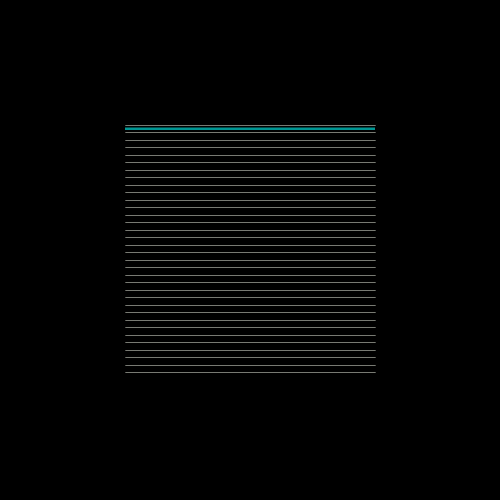
Frame 1 (no input)
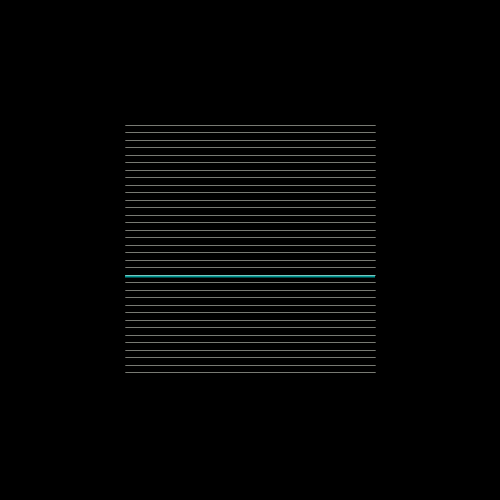
Frame 60 (the mouse pressed at the canvas centre just before this capture)
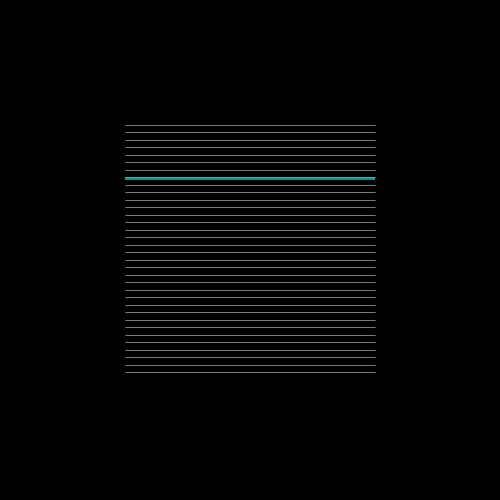
Frame 120 (the mouse held since frame 60 and released just before this capture)

The Processing sketch that drew these frames (run headless with seeded random() and noise(); from frame 60 on, the mouse is pressed at the canvas centre):

// Processing sketch: visual4
// ── visual4.pde

boolean trigger = false;
color background = color(0);
color c = color(240, 245, 230);
float blend = 0;
float alpha = 0;

void setup() {
  size(500,500);
}

void draw() {
  
 background(background);
 
 blend += 5.0;
 if (blend >= height - 5) {
   blend = 0.0;
 }
 
 pushMatrix();
 noStroke();
 fill(0, 255, 250, 150); 
 scale(0.5, 0.5);
 translate(width * .5, height * .5);
 rect(0,blend, width, 5);
 popMatrix();
 
 
 
 for (int j = 0; j < height; j+=30) { 
 
 alpha -= 0.50;

 if( alpha <= 10.0) {
   
   alpha = 0;
 }

 println(alpha);
 
 if(trigger) {
   alpha = 255;
 }
 
 pushMatrix();
 noStroke();
 fill(c, alpha); 
 scale(0.5, 0.5);
 translate(width * .5, height * .5);
 rect(0,0, width, j);
 popMatrix();
 }
 
 for (int h = 0; h < height; h+=15) { 

 pushMatrix();
 scale(0.5, 0.5);
 translate(width * .5, height * .5);
 stroke(c);
 line(0, h, width, h);
 popMatrix();
 } 

}

void keyPressed() {

  if (key == ' ') {
  trigger = true;
  }
  

  
  
  
}

void keyReleased() {

  if (key == ' ') {
  trigger = false;
  }
  
}
